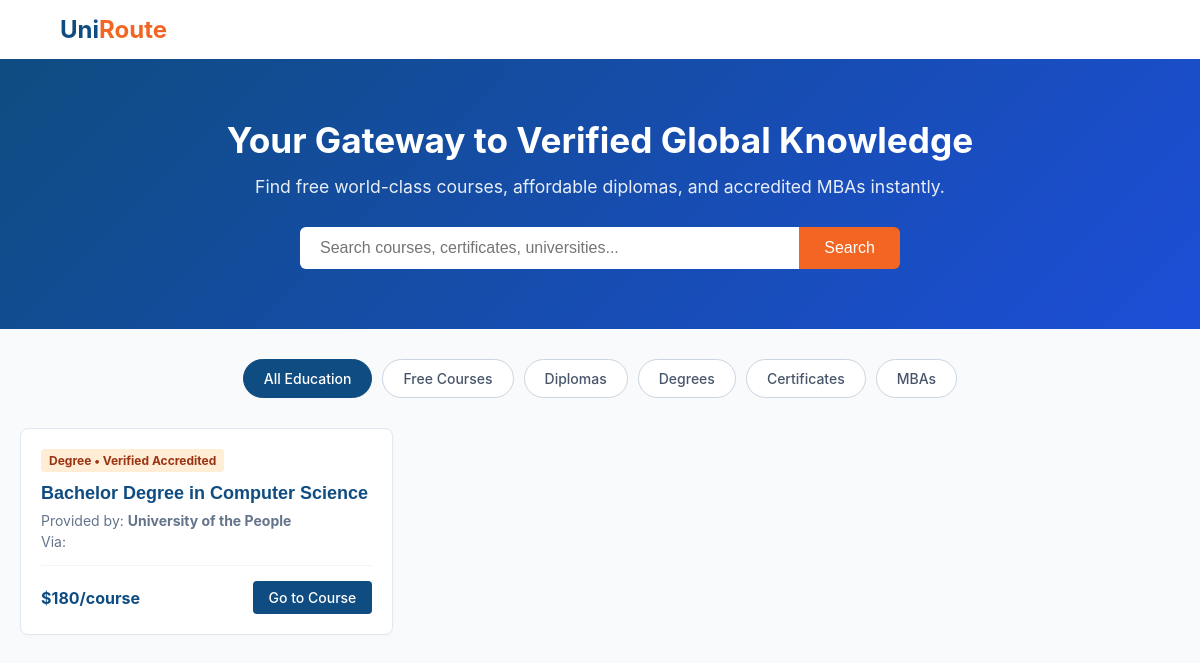
Before: / with the older database file.
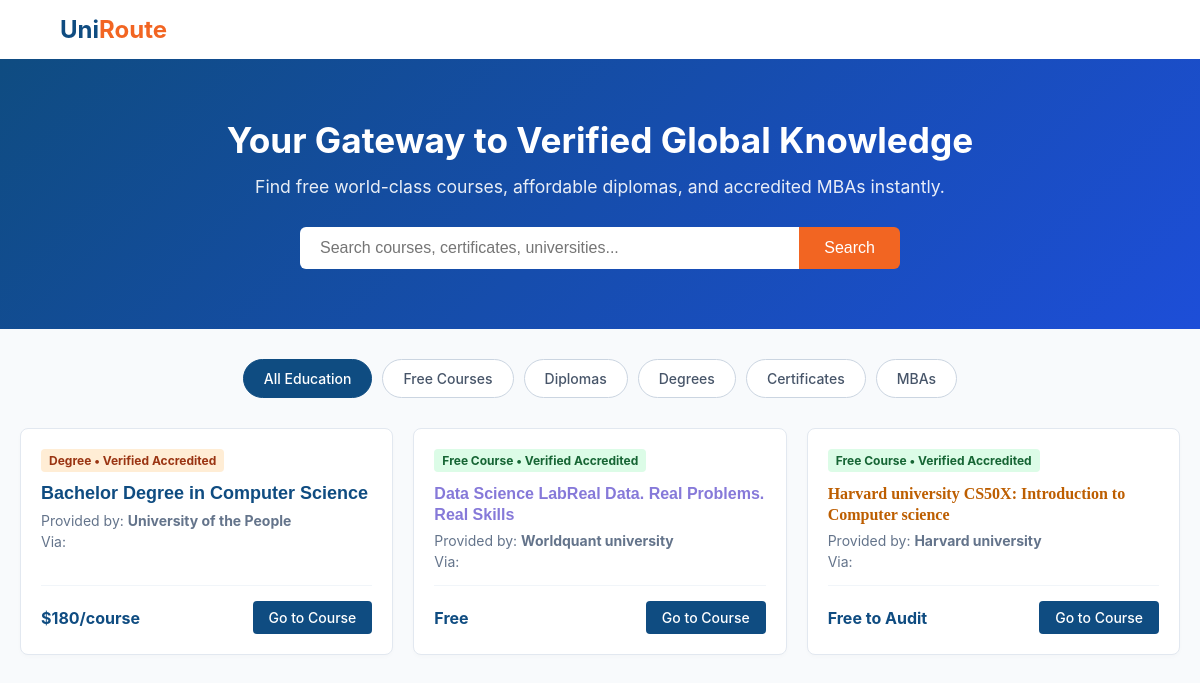
After: the same page with the newer database file.
### tables this page shows
CREATE TABLE courses (
    id INTEGER PRIMARY KEY AUTOINCREMENT,
    platform_id INTEGER,
    title TEXT NOT NULL,
    provider_institution TEXT,
    credential_type TEXT NOT NULL,
    is_accredited BOOLEAN NOT NULL DEFAULT 0,
    cost_status TEXT NOT NULL,
    price_detail TEXT,
    direct_link TEXT NOT NULL,
    FOREIGN KEY(platform_id) REFERENCES platforms(id)
);

### app.py (the view)
@app.route('/')
def index():
    query = request.args.get('q', '')
    cred_filter = request.args.get('type', '')
    conn = get_db_connection()
    sql = "SELECT * FROM courses WHERE 1=1"
    params = []
    if query:
        sql += " AND (title LIKE ? OR provider_institution LIKE ?)"
        params.extend([f'%{query}%', f'%{query}%'])
    if cred_filter:
        sql += " AND credential_type = ?"
        params.append(cred_filter)
    courses = conn.execute(sql, params).fetchall()
    conn.close()
    return render_template('index.html', courses=courses, query=query, current_type=cred_filter)

### app.py (called while the page is built)
def get_db_connection():
    conn = sqlite3.connect(app.config['DATABASE'])
    conn.row_factory = sqlite3.Row
    return conn

### templates/index.html (shortened to what this page needs)
<!DOCTYPE html>
<html lang="en">
<head>
</head>
<body>
    <header>
        <a href="/" id="logo-trigger" class="logo">Uni<span>Route</span></a>
    </header>
    <main>
        <div class="hero">
            <h1>Your Gateway to Verified Global Knowledge</h1>
            <p>Find free world-class courses, affordable diplomas, and accredited MBAs instantly.</p>
            <form action="/" method="GET" class="search-container">
                <input type="text" name="q" value="{{ query }}" placeholder="Search courses, certificates, universities..." class="search-input">
                <button type="submit" class="search-btn">Search</button>
            </form>
        </div>
        <div class="filters">
            <a href="/" class="filter-btn {% if not current_type %}active{% endif %}">All Education</a>
            <a href="/?type=Free Course" class="filter-btn {% if current_type == 'Free Course' %}active{% endif %}">Free Courses</a>
            <a href="/?type=Diploma" class="filter-btn {% if current_type == 'Diploma' %}active{% endif %}">Diplomas</a>
            <a href="/?type=Degree" class="filter-btn {% if current_type == 'Degree' %}active{% endif %}">Degrees</a>
            <a href="/?type=Certificate" class="filter-btn {% if current_type == 'Certificate' %}active{% endif %}">Certificates</a>
            <a href="/?type=MBA" class="filter-btn {% if current_type == 'MBA' %}active{% endif %}">MBAs</a>
        </div>
        <div class="course-grid">
            {% for course in courses %}
            <div class="course-card">
                <div>
                    <span class="badge {% if course.cost_status == 'Free' %}badge-free{% else %}badge-paid{% endif %}">
                        {{ course.credential_type }} {% if course.is_accredited %}• Verified Accredited{% endif %}
                    </span>
                    <h3 class="course-title">{{ course.title | safe }}</h3>
                    <div class="course-meta">
                        <div>Provided by: <strong>{{ course.provider_institution }}</strong></div>
                        <div style="margin-top: 4px;">Via: {{ course.platform_name }}</div>
                    </div>
                </div>
                <div class="card-footer">
                    <span class="price">{{ course.price_detail }}</span>
                    <a href="{{ course.direct_link }}" target="_blank" class="apply-btn">Go to Course</a>
                </div>
            </div>
            {% else %}
            <p style="grid-column: 1/-1; text-align: center; color: #64748b; padding: 40px 0;">No tracks found matching your query details.</p>
            {% endfor %}
        </div>
    </main>
</body>
</html>

### templates/index.html (style rules this page uses)
body { font-family: -apple-system, BlinkMacSystemFont, "Segoe UI", Roboto, sans-serif; background-color: #f8fafc; color: #1e293b; margin: 0; padding: 0; }
header { display: flex; justify-content: space-between; align-items: center; padding: 15px 5%; background-color: #fff; box-shadow: 0 1px 3px rgba(0,0,0,0.1); }
.logo { font-size: 24px; font-weight: bold; color: #0f4c81; text-decoration: none; }
.logo span { color: #f26522; }
.hero { background: linear-gradient(135deg, #0f4c81 0%, #1d4ed8 100%); color: white; text-align: center; padding: 60px 20px; }
.hero h1 { margin: 0 0 15px 0; font-size: 2.2rem; }
.hero p { margin: 0 0 30px 0; font-size: 1.1rem; opacity: 0.9; }
.search-container { max-width: 600px; margin: 0 auto; display: flex; }
.search-input { flex-grow: 1; padding: 12px 20px; border: none; border-radius: 6px 0 0 6px; font-size: 16px; outline: none; }
.search-btn { background-color: #f26522; color: white; border: none; padding: 0 25px; font-size: 16px; border-radius: 0 6px 6px 0; cursor: pointer; }
.filters { display: flex; justify-content: center; gap: 10px; margin: 30px 0; flex-wrap: wrap; padding: 0 10px; }
.filter-btn { background: white; text-decoration: none; color: #475569; padding: 10px 20px; border: 1px solid #cbd5e1; border-radius: 20px; font-weight: 500; font-size: 14px; }
.filter-btn.active, .filter-btn:hover { background-color: #0f4c81; color: white; border-color: #0f4c81; }
.course-grid { max-width: 1200px; margin: 0 auto; padding: 0 20px 40px 20px; display: grid; grid-template-columns: repeat(auto-fill, minmax(300px, 1fr)); gap: 20px; }
.course-card { background: white; border-radius: 8px; border: 1px solid #e2e8f0; padding: 20px; display: flex; flex-direction: column; justify-content: space-between; box-shadow: 0 2px 4px rgba(0,0,0,0.02); }
.badge { display: inline-block; padding: 4px 8px; font-size: 12px; font-weight: bold; border-radius: 4px; margin-bottom: 10px; }
.badge-free { background-color: #dcfce7; color: #166534; }
.badge-paid { background-color: #ffedd5; color: #9a3412; }
.course-title { font-size: 18px; margin: 0 0 8px 0; color: #0f4c81; }
.course-meta { font-size: 14px; color: #64748b; margin-bottom: 15px; }
.card-footer { display: flex; justify-content: space-between; align-items: center; margin-top: auto; border-top: 1px solid #f1f5f9; padding-top: 15px; }
.price { font-weight: bold; color: #0f4c81; }
.apply-btn { background-color: #0f4c81; color: white; text-decoration: none; padding: 8px 16px; border-radius: 4px; font-size: 14px; font-weight: 500; }

Changed rows visible on the page:
added courses: credential_type "Free Course", is_accredited "• Verified Accredited", title "Data Science LabReal Data. Real Problems. Real Skills", provider_institution "Worldquant university", price_detail "Free"
added courses: credential_type "Free Course", is_accredited "• Verified Accredited", title "Harvard university CS50X: Introduction to Computer science", provider_institution "Harvard university", price_detail "Free to Audit"
